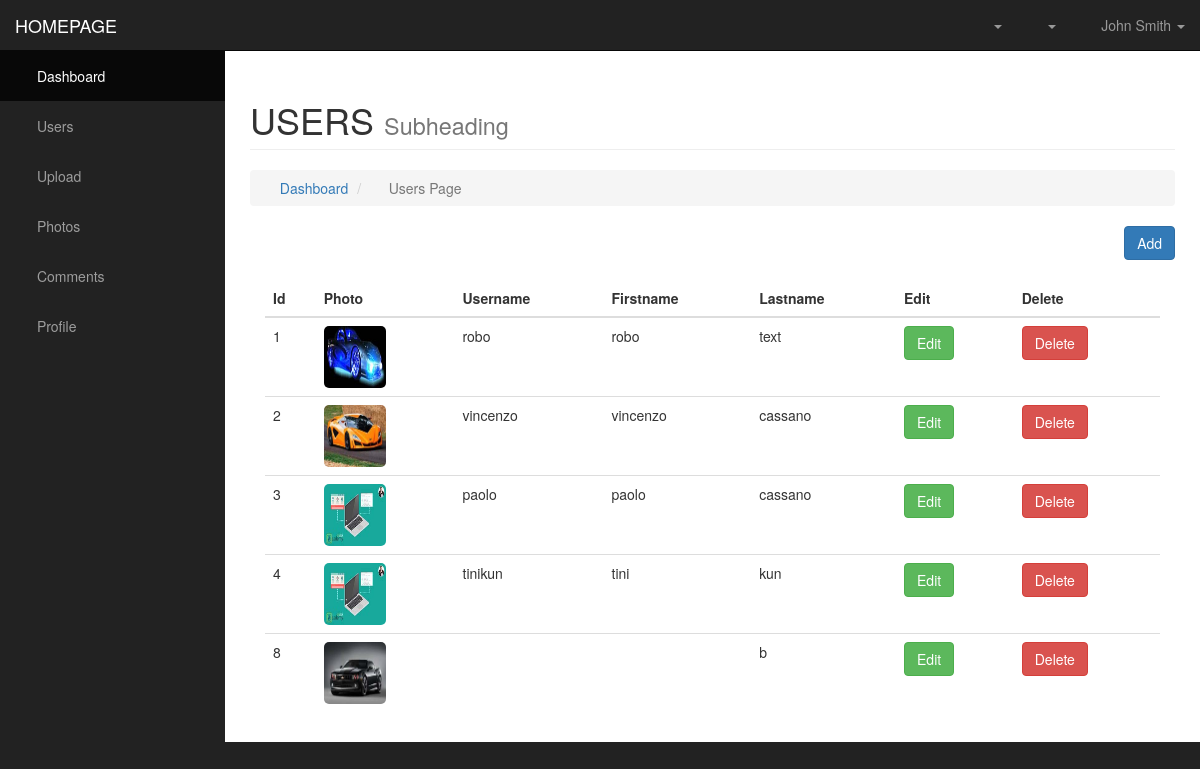
The page /admin/users.php (signed in) on the database its author committed.
### tables this page shows
CREATE TABLE `users` (
  `user_id` int(5) NOT NULL,
  `user_name` varchar(50) NOT NULL,
  `user_password` varchar(255) NOT NULL,
  `user_firstname` varchar(50) NOT NULL,
  `user_lastname` varchar(50) NOT NULL,
  `user_photo` text NOT NULL
);

### admin/includes/db.php (called while the page is built, shortened)
<?php
class Database {
    public $conn;
    public function __construct() {
        $this->conn = new mysqli(DB_HOST, DB_USER, DB_PASS, DB_NAME);
    }
    public function query_db($sql) {
        $res = $this->conn->query($sql);
        return $res;
    }
    public function escape($str) { return $this->conn->real_escape_string(trim($str));}
}
$db = new Database();
?>

### admin/includes/db_object.php (called while the page is built, shortened)
<?php
class Db_Object {
    public static function find_rows($sql) {
        global $db;
        $res = $db->query_db($sql);
        $res_array = [];
        while($row = $res->fetch_assoc()) {
            $res_array[] = static::instantation($row);
        }
        return $res_array;
    }
    public static function find_all() { return static::find_rows("SELECT * FROM " . static::$db_table . " ");}
    public static function instantation($found_row) {
        global $db;
        $res = new $called_class;
        foreach($found_row as $property => $value) {
            if($res->has_property($property))
                $res->$property = $db->escape($value);
        }
        return $res;
    }
    private function has_property($prop) {
        $obj = get_object_vars($this);
        return array_key_exists($prop, $obj);
    }
}
?>

### admin/includes/user.php (called while the page is built, shortened)
<?php
class User extends Db_Object {
    public $user_photo;
    public $dir_name      = 'images';
    public $placeholder   = 'http://placehold.it/62&text=photo';
    public function photo_path() { return $this->dir_name . DS . $this->user_photo;}
    public function user_photo_path() { return !empty($this->user_photo) ? $this->photo_path() : $this->placeholder;}
}
?>

### admin/users.php (the view, shortened to what this page needs)
<?php include("includes/header.php"); ?>
<?php require_once("includes/photo_modal.php"); ?>
        <nav class="navbar navbar-inverse navbar-fixed-top" role="navigation">
<?php include("includes/navigation.php"); ?>
<?php include("includes/sidebar.php"); ?>
        </nav>
        <div id="page-wrapper">
            <div class="container-fluid">
                <div class="row">
                    <div class="col-lg-12">
                        <h1 class="page-header">
                            USERS
                            <small>Subheading</small>
                        </h1>
                        <ol class="breadcrumb">
                            <li>
                                <i class="fa fa-dashboard"></i>  <a href="index.php">Dashboard</a>
                            </li>
                            <li class="active">
                                <i class="fa fa-file"></i> Users Page
                            </li>
                        </ol>
<?php if((isset($_GET['edit']) && !empty(trim($_GET['edit']))) || isset($_GET['add'])):  ?>
<?php if(isset($_GET['edit'])) {
    $user_id = $db->escape($_GET['edit']);
    $user    = User::find_by_id($user_id, 'user_id');
} else
    $user    = new User();
?>
<?php if((isset($_POST['update']) || isset($_POST['add']))  && isset($user)) {
    if(is_empty($_POST['username']) && is_empty($_POST['password']))
        redirect('users.php');
    else {
        $user->user_name      = $db->escape($_POST['username']);
        $user->user_password  = $db->escape($_POST['password']);
        $user->user_firstname = $db->escape($_POST['firstname']);
        $user->user_lastname  = $db->escape($_POST['lastname']);
        if(isset($_FILES['photo']) && $_FILES['photo']['name'] != '') {
            $user->set_file($_FILES['photo']);
            $user->save_photo();
        }
        if($user->save())
            $message = 'Added or updated user successfully!';
        else
            $message = join('<br>', $user->errros);
        $session->message($message);
        redirect('users.php');
    }
}
?>
<?php if(isset($_GET['edit'])): ?>
                        <form action="users.php?edit=<?php echo $user_id; ?>" method="post" enctype="multipart/form-data">
<?php else: ?>
                        <form action="users.php?add=true" method="post" enctype="multipart/form-data">
<?php endif; ?>
                            <h2><?php echo $session->message; ?></h2>
                            <div class="col-md-8">
                                <div class="form-group">
                                    <label for="username">Username: </label>
                                    <input type="text" name="username" id="username" class="form-control">
                                </div>
<?php if(isset($_GET['add'])): ?>
                                <div class="form-group">
                                    <label for="photo">User Photo: </label>
                                    <input type="file" name="photo" id="photo" class="form-control">
                                </div>
<?php endif; ?>
                                <div class="form-group">
                                    <label for="password">Password: </label>
                                    <input type="password" name="password" id="password" class="form-control">
                                </div>
                                <div class="form-group">
                                    <label for="firstname">Firstname: </label>
                                    <input type="text" name="firstname" id="firstname" class="form-control">
                                </div>
                                <div class="form-group">
                                    <label for="lastname">Lastname: </label>
                                    <input type="text" name="lastname" id="lastname" class="form-control">
                                </div>
<?php if(isset($_GET['add'])): ?>
                                <div class="form-group">
                                    <input type="submit" name="add" class="btn btn-primary pull-right" value="Add User">
                                </div>
<?php endif; ?>
                            </div>
<?php if(isset($_GET['edit'])):  ?>
                           <div class="col-md-4" >
                                <div  class="user-info-box">
                                    <div class="info-box-header">
                                       <h4>Save <span id="toggle" class="glyphicon glyphicon-menu-up pull-right"></span></h4>
                                    </div>
                                    <div class="inside">
                                      <div class="box-inner clearfix">
                                         <p class="text">
                                           <span class="glyphicon glyphicon-calendar"></span>
                                             <span class="pull-right">Edited on: <?php echo date("Y-m-d H:i:s"); ?></span>
                                         </p>
                                         <p class="text ">
                                            User Id: <span class="data user_id_box pull-right"><?php echo $user->user_id; ?></span>
                                         </p>
                                         <p class="text">
                                            Username: <span class="data pull-right"><?php echo $user->user_name; ?></span>
                                         </p>
                                         <p class="text">
                                            Password: <span class="data pull-right"><?php echo str_repeat('*', strlen($user->user_password)); ?></span>
                                         </p>
                                         <p class="text">
                                           Firstname: <span class="data pull-right"><?php echo $user->user_firstname; ?></span>
                                         </p>
                                          <p class="text">
                                           Lastname: <span class="data pull-right"><?php echo $user->user_lastname; ?></span>
                                         </p>
                                         <p class="text">
                                           Photo: <span class="data pull-right"><a class="thumbnail user_image_box" href="#" data-toggle="modal" data-target="#photo-library-modal"><img src="<?php echo $user->user_photo_path(); ?>" alt="<?php echo $user->user_name; ?>" class="img-responsive"></a></span>
                                         </p>
                                      </div>
                                      <div class="info-box-footer clearfix">
                                        <div class="info-box-delete pull-left">
                                            <a id="user_id" href="?delete=<?php echo $user->user_id; ?>" class="btn btn-danger btn-lg">Delete</a>
                                        </div>
                                        <div class="info-box-update pull-right ">
                                            <input type="submit" name="update" value="Update" class="btn btn-primary btn-lg ">
                                        </div>
                                      </div>
                                    </div>
                                </div>
                            </div>
<?php endif; ?>
                        </form>
<?php else: ?>
<?php $users = User::find_all();  ?>
                        <a href="?add=true" class="btn btn-primary pull-right">Add</a>
                        <div class="col-md-12">
                            <table class="table table-hover">
                                <thead>
                                    <tr>
                                        <th>Id</th>
                                        <th>Photo</th>
                                        <th>Username</th>
                                        <th>Firstname</th>
                                        <th>Lastname</th>
                                        <th>Edit</th>
                                        <th>Delete</th>
                                    </tr>
                                </thead>
                                <tbody>
<?php foreach($users as $user): ?>
                                    <tr>
                                        <td><?php echo $user->user_id; ?></td>
                                        <td><img src="<?php echo $user->user_photo_path(); ?>" alt="<?php echo $user->user_name; ?>" class="img-responsive user-photo-thumbnail"></td>
                                        <td><?php echo $user->user_name; ?></td>
                                        <td><?php echo $user->user_firstname; ?></td>
                                        <td><?php echo $user->user_lastname; ?></td>
                                        <td><a href="?edit=<?php echo $user->user_id; ?>" class="btn btn-success">Edit</a></td>
                                        <td><a href="?delete=<?php echo $user->user_id; ?>" class="btn btn-danger delete-link">Delete</a></td>
                                    </tr>
<?php endforeach; ?>
                                </tbody>
                            </table>
                        </div>
<?php endif; ?>
                    </div>
                </div>
            </div>
        </div>
<?php include("includes/footer.php"); ?>

### admin/css/sb-admin.css (style rules this page uses)
body { margin-top: 100px; background-color: #222; }
@media (min-width:768px) { body { margin-top: 50px; } }
#page-wrapper { width: 100%; padding: 0; background-color: #fff; }
@media (min-width:768px) { #page-wrapper { padding: 10px; } }

### admin/css/styles.css (style rules this page uses)
.user-photo-thumbnail { width: 62px; height: 62px; border-radius: 5px; }

### rows shown on the page
users: user_id "1", user_photo (picture), user_name "robo", user_firstname "robo", user_lastname "text"
users: user_id "2", user_photo (picture), user_name "vincenzo", user_firstname "vincenzo", user_lastname "cassano"
users: user_id "3", user_photo (picture), user_name "paolo", user_firstname "paolo", user_lastname "cassano"
users: user_id "4", user_photo (picture), user_name "tinikun", user_firstname "tini", user_lastname "kun"
users: user_id "8", user_photo (picture), user_lastname "b"
